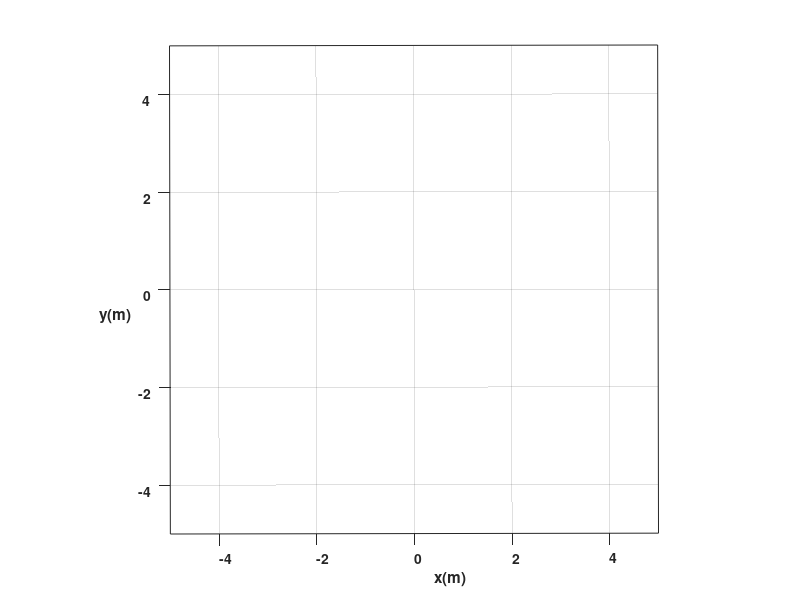

The MATLAB script that drew this image: (Note: this script raises an error after producing the figure.)
%Limpieza de pantalla
clear all
close all
clc

%1 TIEMPO %%%%%%%%%%%%%%%%%%%%%%%%%%%%%%%%%%%%%%%%%%%%%%%%%%%%%%%%  
tf=15;             % Tiempo de simulación en segundos (s)
ts=0.05;            % Tiempo de muestreo en segundos (s)
t=0:ts:tf;         % Vector de tiempo
N= length(t);      % Muestras


%2 CONDICIONES INICIALES %%%%%%%%%%%%%%%%%%%%%%%%%%%%%%%%%%%%%%%%%

%Damos valores a nuestro punto inicial de posición y orientación
x1(1)=2;  %Posición inicial eje x
y1(1)=0;  %Posición inicial eje y
phi(1)=pi; %Orientación inicial del robot 

%Igualamos el punto de control con las proyecciones X1 y Y1 por su
%coincidencia
hx(1)= x1(1);       % Posición del punto de control en el eje (X) metros (m)
hy(1)= y1(1);       % Posición del punto de control en el eje (Y) metros (m)

%3 TRAYECTORIA DESEADA %%%%%%%%%%%%%%%%%%%%%%%%%%%%%%%%%%%%%%%%%%%%

%Ecuaciones paramétricas de la trayectoria deseada
%a)Circulo
hxd= 2*cos(t);
hyd= 2*sin(t);

%Velocidades de la trayectoria deseada
hxdp= -2*sin(t);
hydp= 2*cos(t);



%4 CONTROL, BUCLE DE SIMULACION %%%%%%%%%%%%%%%%%%%%%%%%%%%%%%%%

for k=1:N 

    %a)Errores de control (Aqui la posición deseada ya no es constante,
    % varia con el tiempo)
    hxe(k)=hxd(k)-hx(k);
    hye(k)=hyd(k)-hy(k);
    
    %Matriz de error
    he= [hxe(k);hye(k)];
    %Magnitud del error de posición
    Error(k)= sqrt(hxe(k)^2 +hye(k)^2);

    %b)Matriz Jacobiana
    J=[cos(phi(k)) -sin(phi(k));... %Matriz de rotación en 2D
       sin(phi(k)) cos(phi(k))];

    %c)Matriz de Ganancias
    K=[7 0;...
       0 5];
    
    %d)Velocidades deseadas
    hdp=[hxdp(k);hydp(k)];

    %e)Ley de Control:Agregamos las velocidades deseadas
    qpRef= pinv(J)*(hdp + K*he);

    v(k)= qpRef(1);   %Velocidad lineal de entrada al robot 
    w(k)= qpRef(2);   %Velocidad angular de entrada al robot 


%5 APLICACIÓN DE CONTROL AL ROBOT %%%%%%%%%%%%%%%%%%%%%%%%%%%%%%%%

    %Aplico la integral a la velocidad angular para obtener el angulo "phi" de la orientación
    phi(k+1)=phi(k)+w(k)*ts; % Integral numérica (método de Euler)
           
   %%%%%%%%%%%%%%%%%%%%% MODELO CINEMATICO %%%%%%%%%%%%%%%%%%%%%%%%%
    
    xp1=v(k)*cos(phi(k)); 
    yp1=v(k)*sin(phi(k));
 
    %Aplico la integral a la velocidad lineal para obtener las cordenadas
    %"x1" y "y1" de la posición
    x1(k+1)=x1(k)+ ts*xp1; % Integral numérica (método de Euler)
    y1(k+1)=y1(k)+ ts*yp1; % Integral numérica (método de Euler)

    % Posicion del robot con respecto al punto de control
    hx(k+1)=x1(k+1); 
    hy(k+1)=y1(k+1);
     

end

%%%%%%%%%%%%%%%%%%%%%%%%%%%%% SIMULACION VIRTUAL 3D %%%%%%%%%%%%%%%%%%%%%%%%%%%%

% a) Configuracion de escena

scene=figure;  % Crear figura (Escena)
set(scene,'Color','white'); % Color del fondo de la escena
set(gca,'FontWeight','bold') ;% Negrilla en los ejes y etiquetas
sizeScreen=get(0,'ScreenSize'); % Retorna el tamaño de la pantalla del computador
set(scene,'position',sizeScreen); % Configurar tamaño de la figura
camlight('headlight'); % Luz para la escena
axis equal; % Establece la relación de aspecto para que las unidades de datos sean las mismas en todas las direcciones.
grid on; % Mostrar líneas de cuadrícula en los ejes
box on; % Mostrar contorno de ejes
xlabel('x(m)'); ylabel('y(m)'); zlabel('z(m)'); % Etiqueta de los eje

view([-0.1 90]); % Orientacion de la figura
axis([-5 5 -5 5 0 1]); % Ingresar limites minimos y maximos en los ejes x y z [minX maxX minY maxY minZ maxZ]

% b) Graficar robots en la posicion inicial
scale = 4;
MobileRobot_5;
H1=MobilePlot_4(x1(1),y1(1),phi(1),scale);hold on;

% c) Graficar Trayectorias
H2=plot3(hx(1),hy(1),0,'r','lineWidth',2);
H3=plot3(hxd,hyd,zeros(1,N),'g','lineWidth',2); %Grafico circulo en posición deseada
%H4=plot3(hx(1),hy(1),0,'go','lineWidth',2);%Grafico circulo en posición inicial
% d) Bucle de simulacion de movimiento del robot

step=1; % pasos para simulacion

for k=1:step:N

    delete(H1);    
    delete(H2);
    
    H1=MobilePlot_4(x1(k),y1(k),phi(k),scale);
    H2=plot3(hx(1:k),hy(1:k),zeros(1,k),'r','lineWidth',2);
    
    pause(ts);

end

%%%%%%%%%%%%%%%%%%%%%%%%%%%%% Graficas %%%%%%%%%%%%%%%%%%%%%%%%%%%%
graph=figure;  % Crear figura (Escena)
set(graph,'position',sizeScreen); % Congigurar tamaño de la figura
subplot(311)
plot(t,v,'b','LineWidth',2),grid('on'),xlabel('Tiempo [s]'),ylabel('m/s'),legend('Velocidad Lineal (v)');
subplot(312)
plot(t,w,'g','LineWidth',2),grid('on'),xlabel('Tiempo [s]'),ylabel('[rad/s]'),legend('Velocidad Angular (w)');
subplot(313)
plot(t,Error,'r','LineWidth',2),grid('on'),xlabel('Tiempo [s]'),ylabel('[metros]'),legend('Error de posición (m)');
